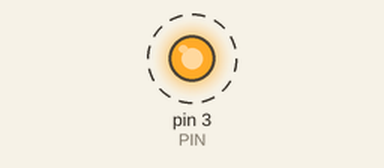
This sketch was run on a simulated Arduino Uno, built with avr-gcc and run on an emulated ATmega328P. Parts: output pins drawn as LEDs (lit = HIGH). Dashed ring = blinking.

Above: at 0.02 s.
Timing chart, 0 to 3.0 s (numbered marks = the images above):
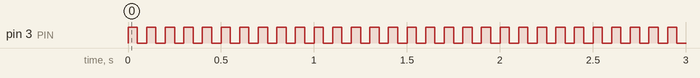

Measured:
- by itself, pin 3 (PIN): alternates HIGH for 0.05 s and LOW for 0.05 s

The sketch:

blinking.ino
```cpp
#define PIN 3
void setup() {
  // put your setup code here, to run once:
  pinMode(PIN, OUTPUT);
}

void loop() {
  // put your main code here, to run repeatedly:
  digitalWrite(PIN, HIGH);
  delay(50);
  digitalWrite(PIN, LOW);
  delay(50);
}
```
